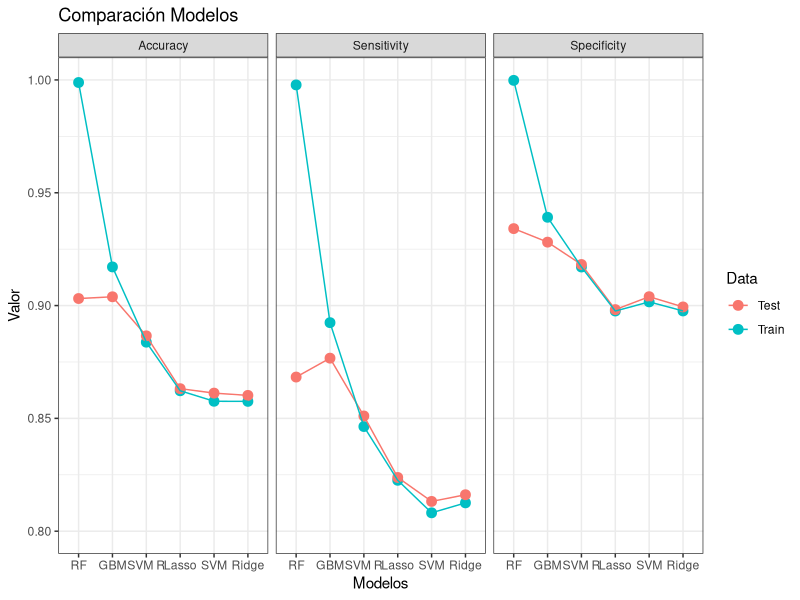

Source code (R): (Note: this script raises an error after producing the figure.)
## ---- chunk 1
library(readr)
library(dplyr)
library(ggplot2)
## ---- chunk 2
results <- read_csv("Proyecto A/03 - Comparacion Modelos/Resultados.csv")
## ---- chunk 3
results %>%
  filter(Metric %in% c("Accuracy", "Sensitivity", "Specificity")) %>%
  ggplot(aes(x = reorder(as.factor(Models), -Value), y = Value, color = Data, group = Data)) +
  geom_point(size = 3) +
  geom_line() +
  expand_limits(y = c(0.80,1)) +
  labs(title = "Comparación Modelos",
       y = "Valor",
       x = "Modelos") +
  facet_wrap(.~Metric) +
  theme_bw()
## ---- chunk 4
results %>%
  #filter(Metric %in% c("Accuracy", "Sensitivity", "Specificity")) %>%
  ggplot(aes(x = reorder(as.factor(Models), -Value), y = Value, color = Data, group = Data)) +
  geom_point(size = 3) +
  geom_line() +
  expand_limits(y = c(0.80,1)) +
  labs(title = metric,
       y = metric,
       x = "Modelos") +
  facet_wrap(.~Metric) +
  theme_bw()
## ---- chunk 5
metrics <- c("Accuracy", "Sensitivity", "Specificity", "Precision", "Recall")
for (metric in metrics){
  print(results %>%
  filter(Metric == metric) %>%
  ggplot(aes(x = reorder(as.factor(Models), -Value), y = Value, color = Data, group = Data)) +
  geom_point(size = 3) +
  geom_line() +
  expand_limits(y = c(0.80,1)) +
  labs(title = metric,
       y = metric,
       x = "Modelos") +
  theme_bw())
}
